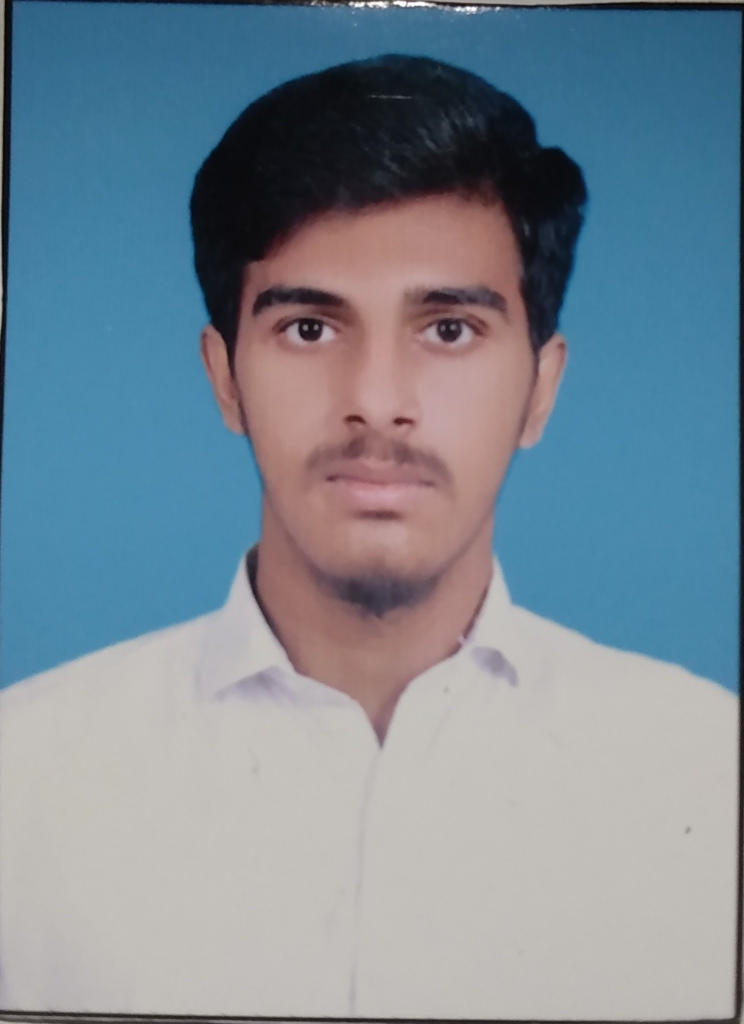
#> input picture yaseen.jpg, 1488 x 2048 px (shown at 1/2 size)
$ python merge-joinImg.py
#> lines starting #> are read from the running program, lines starting #| are printed output that depends on the picture
import cv2
import numpy as np

height,widht=400,400

img = cv2.imread("./yaseen.jpg")
#> img is the input picture: shape (2048, 1488, 3); mean B, G, R 149.1, 137.2, 121.9
print(img)
#> (printed output is left out)

imgResize = cv2.resize(img,(widht,height))
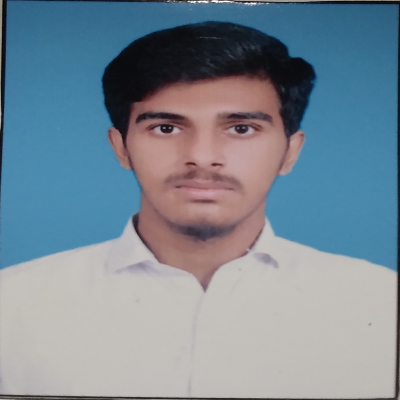
#> imgResize: shape (400, 400, 3); mean B, G, R 149.1, 137.2, 121.9
hor = np.hstack((imgResize,imgResize))
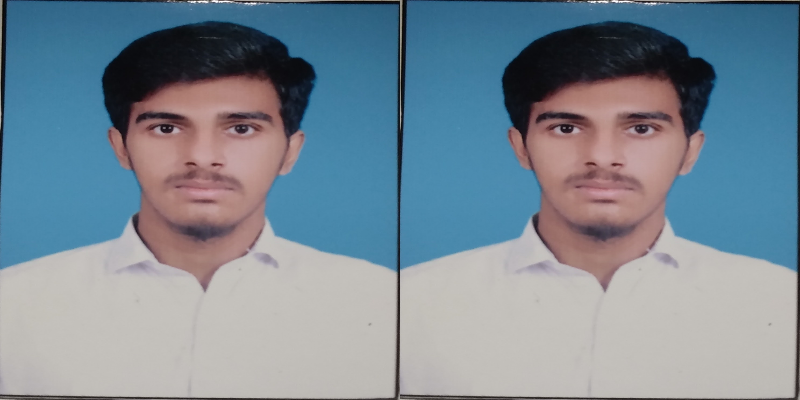
#> hor: shape (400, 800, 3); mean B, G, R 149.1, 137.2, 121.9
ver = np.vstack((imgResize,imgResize))
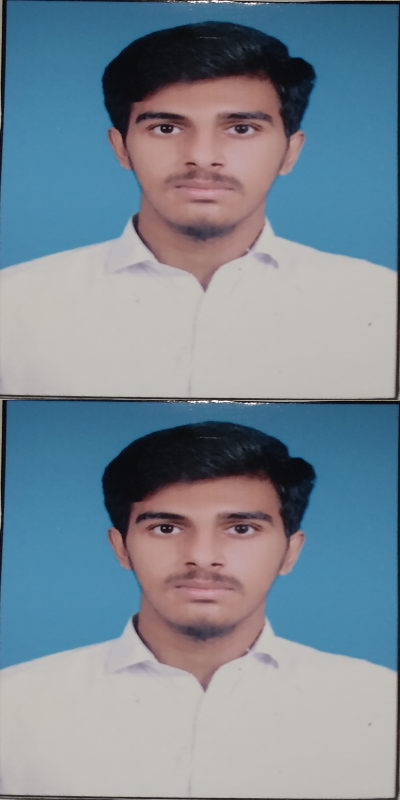
#> ver: shape (800, 400, 3); mean B, G, R 149.1, 137.2, 121.9

cv2.imshow("horizontal",hor)
cv2.imshow("vertical",ver)
cv2.waitKey(0)

$ run again, with cardImg.jpg copied over yaseen.jpg
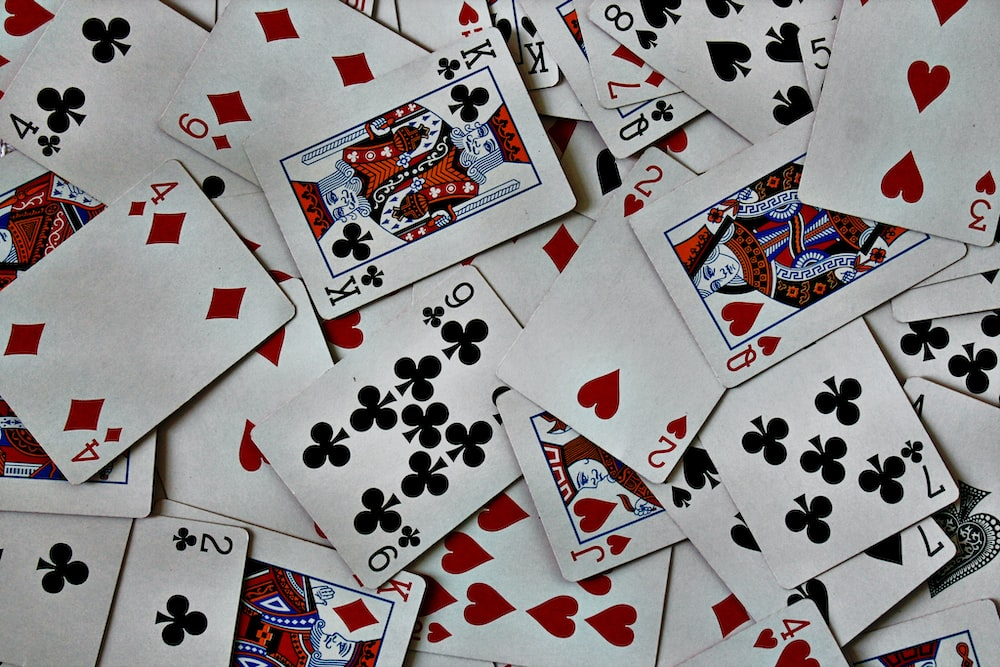
#> input picture cardImg.jpg, 1000 x 667 px
#> img is the input picture: shape (667, 1000, 3); mean B, G, R 138.7, 138, 142.6
#> (printed output is left out)
#> `hor = np.hstack((imgResize,imgResize))`:
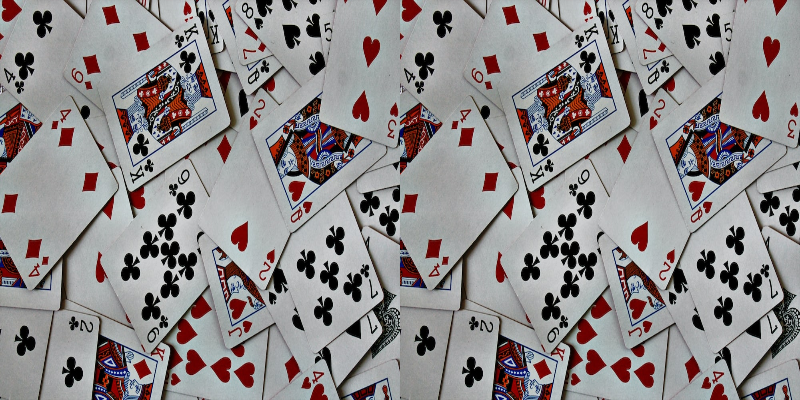
#> hor: shape (400, 800, 3); mean B, G, R 138.6, 137.9, 142.5
#> `ver = np.vstack((imgResize,imgResize))`:
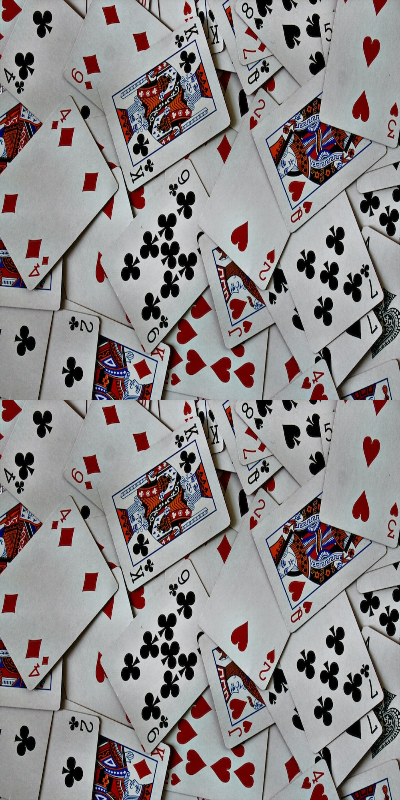
#> ver: shape (800, 400, 3); mean B, G, R 138.6, 137.9, 142.5
